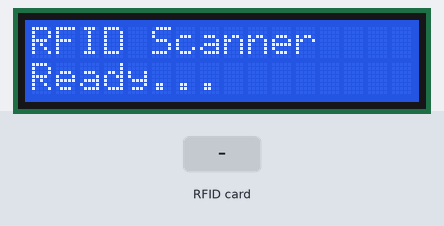
Bench run of a sketch on a simulated ESP32. On the bench: 16×2 character LCD. The inputs (shaded band) are chosen by the test bench. What the sketch prints to the serial monitor is not drawn.

Above: at 1.3 s.
1.4 s: RFID card 5E 7A 19 C4 held to the reader
At 2.7 s:
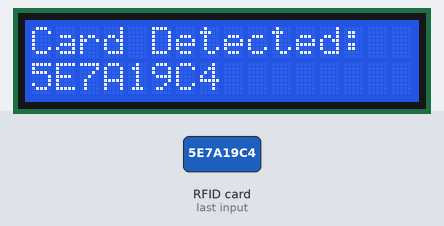
Timing chart, 0 to 4.4 s (numbered marks = the images above; inputs shaded):
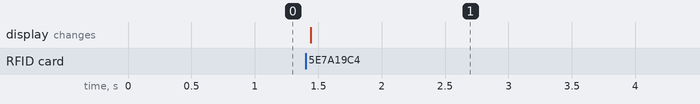

The sketch:

rfid_with_screen.ino
```cpp
#include <Wire.h>
#include <LiquidCrystal_I2C.h>
#include <SPI.h>
#include <MFRC522.h>

// Set LCD parameters (0x27 is common I2C address, 16 columns, 2 rows)
LiquidCrystal_I2C lcd(0x27, 16, 2);  // Adjust address if needed

// Set RFID pins
#define SS_PIN 5    // ESP32 GPIO5 to RFID SS/SDA
#define RST_PIN 27  // ESP32 GPIO27 to RFID RST
MFRC522 rfid(SS_PIN, RST_PIN);

void setup() {
  Serial.begin(115200);

  // Initialize SPI bus
  SPI.begin();

  // Initialize RFID reader
  rfid.PCD_Init();
  Serial.println("RFID Reader initialized");

  // Initialize I2C LCD
  lcd.init();
  lcd.backlight();  // Turn on backlight

  // Display initial message
  lcd.setCursor(0, 0);
  lcd.print("RFID Scanner");
  lcd.setCursor(0, 1);
  lcd.print("Ready...");
}

void loop() {
  // Check if a new card is present
  if (rfid.PICC_IsNewCardPresent() && rfid.PICC_ReadCardSerial()) {
    String cardID = "";

    // Get RFID card ID
    for (byte i = 0; i < rfid.uid.size; i++) {
      cardID.concat(String(rfid.uid.uidByte[i] < 0x10 ? "0" : ""));
      cardID.concat(String(rfid.uid.uidByte[i], HEX));
    }
    cardID.toUpperCase();

    // Display card ID on Serial
    Serial.print("Card ID: ");
    Serial.println(cardID);

    // Display card ID on LCD
    lcd.clear();
    lcd.setCursor(0, 0);
    lcd.print("Card Detected:");
    lcd.setCursor(0, 1);
    lcd.print(cardID);

    // Halt PICC and stop encryption
    rfid.PICC_HaltA();
    rfid.PCD_StopCrypto1();

    delay(2000);  // Display card ID for 2 seconds
  }
}
```

Measured:
- after the input at 1.4 s, the display: changes at once (image 1)
